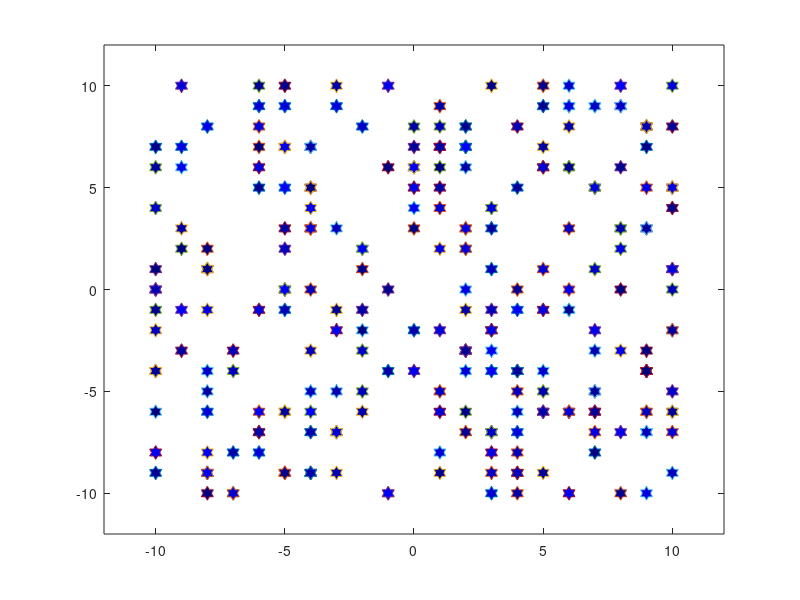

The MATLAB script that drew this image:
close all


for k=1:255
    colV=[0 0 randi([125 255])]/255;
    plot(randi([-10 10]),randi([-10 10]),'h', 'MarkerSize',10,'MarkerFaceColor',colV);
    hold on
end
ylim([-12 12]);
xlim([-12 12]);